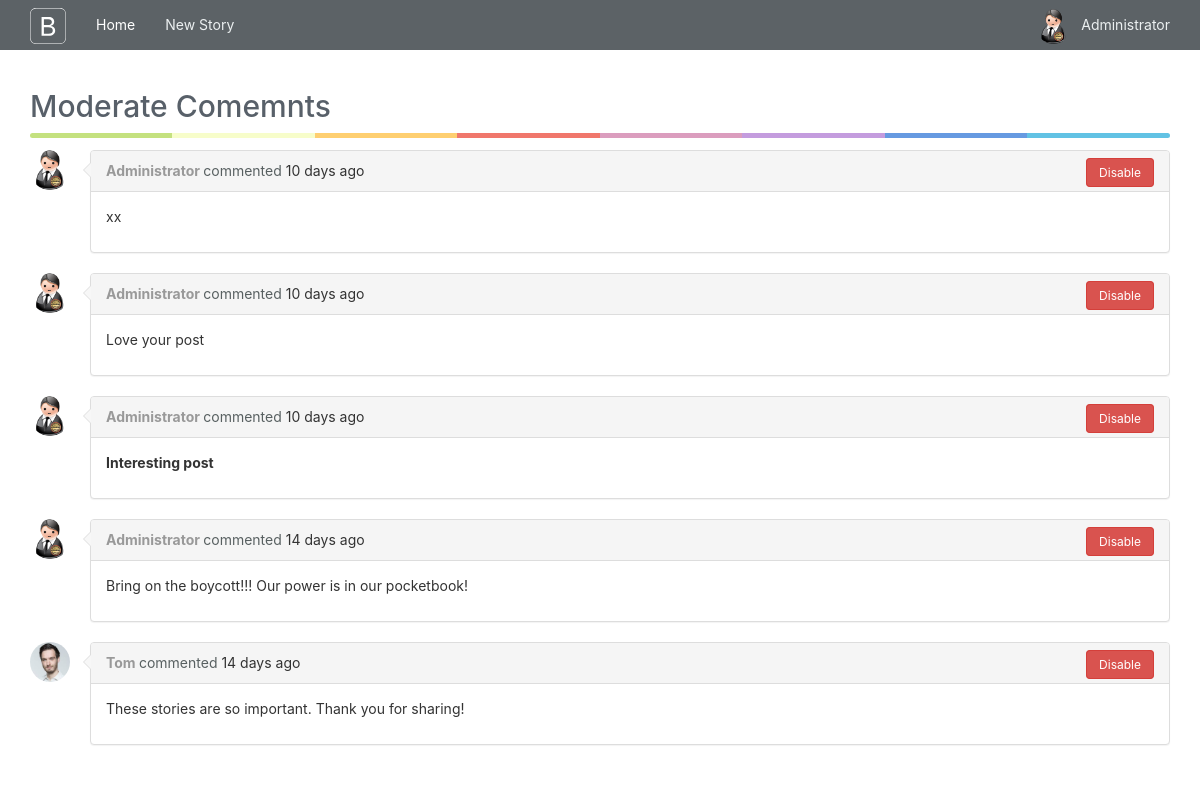
The page /moderate-comments (signed in) on the database its author committed.
### app/models.py (models this page shows, shortened)
class User(UserMixin, db.Model):
    __tablename__="users"
    id = db.Column(db.Integer, primary_key=True)
    email = db.Column(db.String(64), unique=True, index=True)
    username = db.Column(db.String(64),unique=True, index=True)
    location = db.Column(db.String(64))
    about_me = db.Column(db.Text())
    member_since = db.Column(db.DateTime(),default=datetime.utcnow)
    last_seen = db.Column(db.DateTime(),default=datetime.utcnow)
    password_hash = db.Column(db.String(128))
    confirmed= db.Column(db.Boolean, default=False)
    image_filename = db.Column(db.String, default="user/default.png", nullable=True)
    image_url = db.Column(db.String, nullable=True)
    role_id = db.Column(db.Integer, db.ForeignKey("roles.id"))
    posts = db.relationship("Post", backref="author", lazy="dynamic")
    comments = db.relationship("Comment", backref="author", lazy="dynamic")
    followed = db.relationship('Follow',
                               foreign_keys=[Follow.follower_id],
                               backref=db.backref('follower', lazy='joined'),
                               lazy='dynamic',
                               cascade='all, delete-orphan')
    followers = db.relationship('Follow',
                                foreign_keys=[Follow.followed_id],
                                backref=db.backref('followed', lazy='joined'),
                                lazy='dynamic',
                                cascade='all, delete-orphan')
    @property
    def password(self):
        raise AttributeError("Password is not a readable attribute")
    def ping(self):
        self.last_seen = datetime.utcnow()
        db.session.add(self)
    def can(self, permissions):
        return self.role is not None and (self.role.permissions & permissions) == permissions

class Comment(db.Model):
    __tablename__ = "comments"
    id = db.Column(db.Integer, primary_key=True)
    body = db.Column(db.Text)
    body_html = db.Column(db.Text)
    timestamp = db.Column(db.DateTime, index=True, default=datetime.utcnow)
    disable = db.Column(db.Boolean,default=False)
    author_id = db.Column(db.Integer, db.ForeignKey("users.id"))
    post_id = db.Column(db.Integer, db.ForeignKey("posts.id"))

### app/main/views.py (the view)
@main.route("/moderate-comments", methods=["GET","POST"])
@permission_required(Permission.MODERATE_COMMENTS)
@login_required
def moderate_comments():
    page = request.args.get('page', 1, type=int)
    pagination = Comment.query.order_by(Comment.timestamp.desc()).paginate(page, per_page=current_app.config['FLASKY_POSTS_PER_PAGE'], error_out=False)
    comments = pagination.items
    return render_template('comments.html', pagination=pagination,comments=comments)

### app/auth/views.py (called while the page is built)
@auth.before_app_request
def before_request():
    if current_user.is_authenticated:
        current_user.ping()
        if not current_user.confirmed \
            and request.endpoint \
            and request.endpoint[:5] != 'auth.' \
            and request.endpoint != 'static':
            return redirect(url_for('auth.unconfirmed'))

### app/main/__init__.py (called while the page is built)
@main.app_context_processor
def inject_permissions():
    return dict(Permission=Permission)

### app/models.py (called while the page is built)
@login_manager.user_loader
def load_user(user_id):
    return User.query.get(int(user_id))

### app/templates/comments.html (shortened to what this page needs)
{% extends "base.html" %}
{% import "_macros.html" as macros with context %}
{% block page_content %}
<div class="post-tabs">
    <h2 id="comments">Moderate Comemnts</h2>
        <div class="colorgraph"></div>
</div>
{% set moderate = True %}
{% include '_comments.html' %}
{% endblock %}

### app/templates/base.html (shortened to what this page needs)
{% extends "bootstrap/base.html" %}
{% block styles %}
    {{super()}}
    <link rel="stylesheet" href="{{url_for('static', filename='css/custom.css')}}">
    <link rel="stylesheet" href="{{url_for('static', filename='css/font-awesome.min.css')}}">
{% endblock %}
{% block head %}
    {{ super() }}
{% endblock %}
{% block navbar %}
<div class="navbar navbar-default navbar-fixed-top" role="navigation">
    <div class="container">
        <div class="navbar-header">
            <a class="navbar-brand" href="/">
            </a>
        </div>
        <div class="navbar-collapse collapse">
            <ul class="nav navbar-nav">
                <li class="active">
                    <a href="/">Home</a>
                </li>
                <li >
                    <a href="{{url_for('main.create_post')}}">New Story</a>
                </li>
            </ul>
            <ul class="nav navbar-nav navbar-right">
                {% if current_user.is_authenticated %}
                <li class="dropdown">
                    <a href="#" class="dropdown-toggle" data-toggle="dropdown">
                        <img  src="{{current_user.image_url }}" style="float: left;height: 35px;width: 35px;border-radius:50%;margin-right: 10px;margin-top: -6px;" >
                        <span>{{current_user.username}}</span>
                    </a>
                </li>
                {% else %}
                    <li> <a href = "{{url_for('auth.login')}}"><i class="fa fa-sign-in" aria-hidden="true"></i> Sign in</a> </li>
                    <li> <a href = "{{url_for('auth.register')}}"><i class="fa fa-user-plus" aria-hidden="true"></i> Sign up</a> </li>
                {% endif %}
            </ul>
        </div>
    </div>
</div>
{% endblock %}
{% block content %}
    <div class="container">
        {% block page_content %}{% endblock %}
    </div>
{% endblock %}

### app/templates/_comments.html
 <ul class="comments">
        {% for comment in comments %}
            {% if not comment.disable or moderate %}
                <li class="comment">
                    <div class="comment-thumbnail">
                        <a href="{{ url_for('main.user', username=comment.author.username) }}">
                            <img class="comment img-rounded" src="{{ comment.author.image_url }}">
                        </a>
                    </div>
                    <div class="comment panel panel-default">
                        <div class="panel-heading">
                            <strong>
                                <a class="userLink" href="{{ url_for('main.user', username=comment.author.username) }}">{{ comment.author.username }}</a>
                            </strong>
                            <span>commented</span>
                            {{ moment(comment.timestamp).fromNow() }}
                            {% if moderate %}
                            <div class="comment-footer">
                                {% if comment.disable!=True %}
                                   <a class="btn btn-danger" href='{{url_for("main.disable_comment",id=comment.id, page=pagination.page)}}'>Disable</a>
                                {% else %}
                                    <a class="btn btn-primary" href='{{url_for("main.enable_comment",id=comment.id,page=pagination.page)}}'>Enable</a>
                                {% endif %}
                            </div>
                        {% endif %}
                        </div>
                        <div class="panel-body">
                            {% if comment.body_html %}
                                {{ comment.body_html | safe }}
                            {% else %}
                                {{ comment.body }}
                            {% endif %}
                        </div>
                    </div>
                </li>
            {% endif %}
        {% endfor %}
</ul>

### app/static/css/custom.css (style rules this page uses)
html { position: relative; min-height: 100%; }
body { font-family: -apple-system,BlinkMacSystemFont,"Segoe UI","Roboto","Oxygen","Ubuntu","Cantarell","Fira Sans","Droid Sans","PingFang SC","Hiragino Sans GB","Microsoft YaHei","WenQuanYi Micro Hei","Helvetica Neue",sans-serif; padding-top: 70px; margin-bottom: 50px; }
h2 { color:#586069; }
.colorgraph { height: 5px; border-top: 0; background: #c4e17f; border-radius: 5px; background-image: -webkit-linear-gradient(left, #c4e17f, #c4e17f 12.5%, #f7fdca 12.5%, #f7fdca 25%, #fecf71 25%, #fecf71 37.5%, #f0776c 37.5%, #f0776c 50%, #db9dbe 50%, #db9dbe 62.5%, #c49cde 62.5%, #c49cde 75%, #669ae1 75%, #669ae1 87.5%, #62c2e4 87.5%, #62c2e4); background-image: -moz-linear-gradient(left, #c4e17f, #c4e17f 12.5%, #f7fdca 12.5%, #f7fdca 25%, #fecf71 25%, #fecf71 37.5%, #f0776c 37.5%, #f0776c 50%, #db9dbe 50%, #db9dbe 62.5%, #c49cde 62.5%, #c49cde 75%, #669ae1 75%, #669ae1 87.5%, #62c2e4 87.5%, #62c2e4); background-image: -o-linear-gradient(left, #c4e17f, #c4e17f 12.5%, #f7fdca 12.5%, #f7fdca 25%, #fecf71 25%, #fecf71 37.5%, #f0776c 37.5%, #f0776c 50%, #db9dbe 50%, #db9dbe 62.5%, #c49cde 62.5%, #c49cde 75%, #669ae1 75%, #669ae1 87.5%, #62c2e4 87.5%, #62c2e4); background-image: linear-gradient(to right, #c4e17f, #c4e17f 12.5%, #f7fdca 12.5%, #f7fdca 25%, #fecf71 25%, #fecf71 37.5%, #f0776c 37.5%, #f0776c 50%, #db9dbe 50%, #db9dbe 62.5%, #c49cde 62.5%, #c49cde 75%, #669ae1 75%, #669ae1 87.5%, #62c2e4 87.5%, #62c2e4); }
.navbar { border-radius: 0px; background: rgba(52, 59, 64, 0.8); border:unset; }
.navbar-default .navbar-brand { padding-top:8px; color: white; }
.navbar-default .navbar-nav > li > a { color: #ecf0f1; }
.navbar-default .navbar-nav > .active > a, .navbar-default .navbar-nav > .active > a:hover, .navbar-default .navbar-nav > .active > a:focus { color:white; background-color: unset; }
.navbar-default .navbar-collapse, .navbar-default .navbar-form { border-color: #ecf0f1; }
ul.comments { padding: 0px; margin-top:12px; }
li.comment { list-style-type: none; margin-top:10px; }
li .comment-thumbnail { position: absolute; }
.panel { position:relative; min-height: 60px; }
.panel.comment { margin-left:60px; }
.userLink { color:#999; }
.panel span { color:#586061; }
.panel>.panel-heading:after,.panel>.panel-heading:before { position:absolute; top:11px;left:-16px; right:100%; width:0; height:0; display:block; content:" "; border-color:transparent; border-style:solid solid outset; pointer-events:none; }
.panel>.panel-heading:after { border-width:7px; border-right-color:#f7f7f7; margin-top:1px; margin-left:2px; }
.panel>.panel-heading:before { border-right-color:#ddd; border-width:8px; }
.img-rounded { height: 40px; width: 40px; border-radius: 50%; margin:0 auto; left: 0; }
.comment-footer { float:right; }
.comment-footer .btn { display:inline; font-size:12px; }

### rows shown on the page
User: image_url (picture), username "Administrator"
Comment: author.image_url (picture), author.username "Administrator", timestamp "10 days ago", body_html "xx"
Comment: author.image_url (picture), author.username "Administrator", timestamp "10 days ago", body_html "Love your post"
Comment: author.image_url (picture), author.username "Administrator", timestamp "10 days ago", body_html "Interesting post"
Comment: author.image_url (picture), author.username "Administrator", timestamp "14 days ago", body_html "Bring on the boycott!!! Our power is in our pocketbook!"
Comment: author.image_url (picture), author.username "Tom", timestamp "14 days ago", body_html "These stories are so important. Thank you for sharing!"
